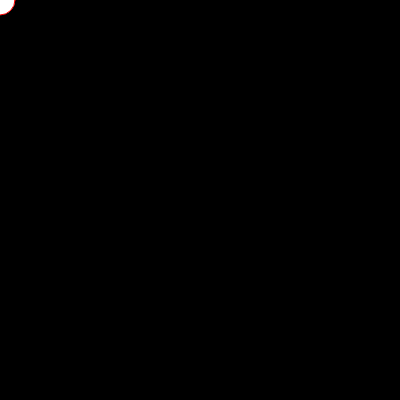
Frame 1 (no input)
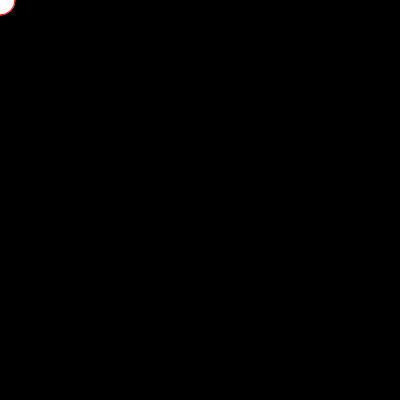
Frame 60 (no input)
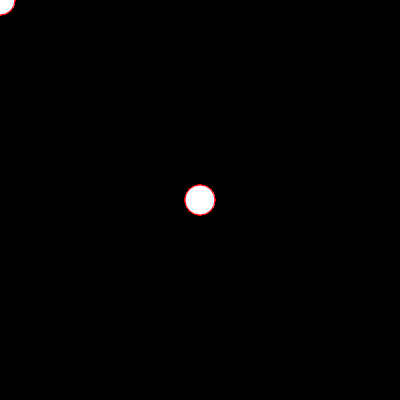
Frame 120 (the mouse pressed at the canvas centre since frame 60)

The p5.js sketch that drew these frames (run headless with seeded random() and noise() and a simulated clock; from frame 60 on, the mouse is pressed at the canvas centre):

// p5.js sketch
// ── sketch.js
function setup() {
  createCanvas(400, 400)
  background(0, 0, 0)
}

function draw() {
  stroke(255, 0, 0)
  ellipse(mouseX, mouseY, 30, 30)
}
